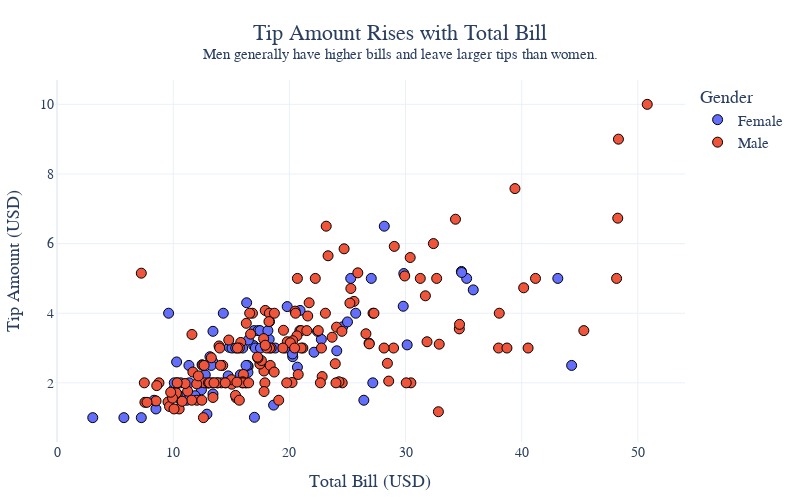

The code cell stored with this chart in its notebook:
### Markdown cell above
###  How are the `total_bill` and `tip` related by gender?

- **Does a larger bill result in a larger tip?**

### Code cell
fig = px.scatter(
    tip_df,
    x='total_bill',
    y='tip',
    color='sex',
    labels={
        'total_bill': 'Total Bill (USD)',
        'tip': 'Tip Amount (USD)',
        'sex': 'Gender'
    },
    
    template='plotly_white',
    width=800,
    height=500
)

fig.update_traces(marker=dict(size=10, line=dict(width=1, color='black')))
fig.update_layout(
     title={
        'text': (
            'Tip Amount Rises with Total Bill<br>'
            '<sup>Men generally have higher bills and leave larger tips than women.</sup>'
        ),
        'x': 0.5,
        'xanchor': 'center'
    },
    title_font=dict(size=22, family='Arial'),
    font=dict(size=15, family='Arial'),
    legend_title='Gender',
    margin=dict(l=50, r=50, t=80, b=50),
    xaxis=dict(title_font=dict(size=18), tickfont=dict(size=14)),
    yaxis=dict(title_font=dict(size=18), tickfont=dict(size=14))
)

fig.show()

### Figure 1 — Plotly figure (JSON) as saved in the notebook; plotly's stock layout.template omitted (floating-point values rounded to 4 significant figures; data arrays with more than 128 entries replaced by an {"elided": "..."} marker saying what was removed)
{"data": [{"hovertemplate": "Gender=Female<br>Total Bill (USD)=%{x}<br>Tip Amount (USD)=%{y}<extra></extra>", "legendgroup": "Female", "marker": {"color": "#636efa", "line": {"color": "black", "width": 1}, "size": 10, "symbol": "circle"}, "mode": "markers", "name": "Female", "orientation": "v", "showlegend": true, "type": "scatter", "x": [16.99, 24.59, 35.26, 14.83, 10.33, 16.97, 20.29, 15.77, 19.65, 15.06, 20.69, 16.93, 10.29, 34.81, 26.41, 16.45, 3.07, 17.07, 26.86, 25.28, 14.73, 10.07, 34.83, 5.75, 16.32, 22.75, 11.35, 15.38, 44.3, 22.42, 20.92, 14.31, 7.25, 25.71, 17.31, 10.65, 12.43, 24.08, 13.42, 12.48, 29.8, 14.52, 11.38, 20.27, 11.17, 12.26, 18.26, 8.51, 10.33, 14.15, 13.16, 17.47, 27.05, 16.43, 8.35, 18.64, 11.87, 29.85, 25.0, 13.39, 16.21, 17.51, 10.59, 10.63, 9.6, 20.9, 18.15, 19.81, 43.11, 13.0, 12.74, 13.0, 16.4, 16.47, 12.76, 13.27, 28.17, 12.9, 30.14, 13.42, 15.98, 16.27, 10.09, 22.12, 35.83, 27.18, 18.78], "xaxis": "x", "y": [1.01, 3.61, 5.0, 3.02, 1.67, 3.5, 2.75, 2.23, 3.0, 3.0, 2.45, 3.07, 2.6, 5.2, 1.5, 2.47, 1.0, 3.0, 3.14, 5.0, 2.2, 1.83, 5.17, 1.0, 4.3, 3.25, 2.5, 3.0, 2.5, 3.48, 4.08, 4.0, 1.0, 4.0, 3.5, 1.5, 1.8, 2.92, 1.68, 2.52, 4.2, 2.0, 2.0, 2.83, 1.5, 2.0, 3.25, 1.25, 2.0, 2.0, 2.75, 3.5, 5.0, 2.3, 1.5, 1.36, 1.63, 5.14, 3.75, 2.61, 2.0, 3.0, 1.61, 2.0, 4.0, 3.5, 3.5, 4.19, 5.0, 2.0, 2.01, 2.0, 2.5, 3.23, 2.23, 2.5, 6.5, 1.1, 3.09, 3.48, 3.0, 2.5, 2.0, 2.88, 4.67, 2.0, 3.0], "yaxis": "y"}, {"hovertemplate": "Gender=Male<br>Total Bill (USD)=%{x}<br>Tip Amount (USD)=%{y}<extra></extra>", "legendgroup": "Male", "marker": {"color": "#EF553B", "line": {"color": "black", "width": 1}, "size": 10, "symbol": "circle"}, "mode": "markers", "name": "Male", "orientation": "v", "showlegend": true, "type": "scatter", "x": {"elided": "157 float values"}, "xaxis": "x", "y": {"elided": "157 float values"}, "yaxis": "y"}], "layout": {"font": {"family": "Arial", "size": 15}, "height": 500, "legend": {"title": {"text": "Gender"}, "tracegroupgap": 0}, "margin": {"b": 50, "l": 50, "r": 50, "t": 80}, "title": {"font": {"family": "Arial", "size": 22}, "text": "Tip Amount Rises with Total Bill<br><sup>Men generally have higher bills and leave larger tips than women.</sup>", "x": 0.5, "xanchor": "center"}, "width": 800, "xaxis": {"anchor": "y", "domain": [0, 1], "tickfont": {"size": 14}, "title": {"font": {"size": 18}, "text": "Total Bill (USD)"}}, "yaxis": {"anchor": "x", "domain": [0, 1], "tickfont": {"size": 14}, "title": {"font": {"size": 18}, "text": "Tip Amount (USD)"}}}}
